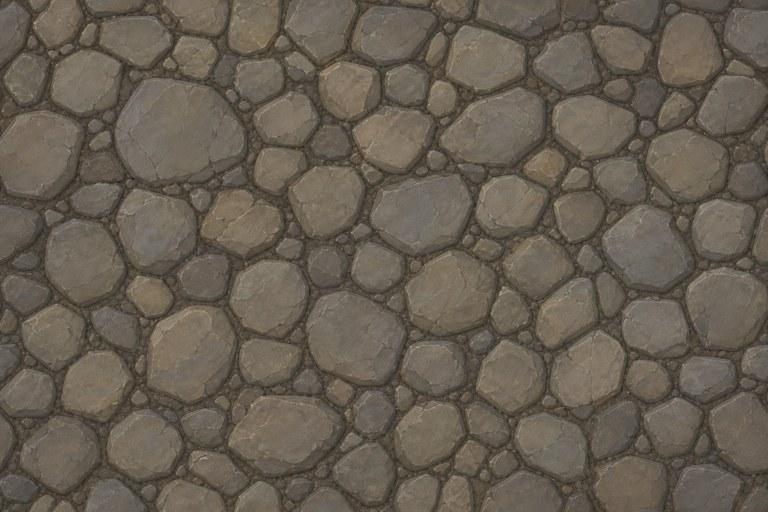
#> input picture images/emberfall/tex/cobblestone.jpg, 768 x 512 px
$ python -i gen-fire-px.py   (imports and definitions only)
#> lines starting #> are read from the running program, lines starting #| are printed output that depends on the picture
"""Pixel-art Fire dungeon + fluid tiles matching the magma golem sheet."""
from pathlib import Path
from PIL import Image

OUT = Path(__file__).resolve().parents[1] / 'images' / 'dungeon'
# [1 line not run here, left out]

# Magma-golem palette: charcoal rock, orange veins, hard pixels.
K = (0, 0, 0, 0)
INK = (22, 16, 14, 255)
ROCK0 = (26, 21, 19, 255)
ROCK1 = (42, 35, 32, 255)
ROCK2 = (58, 48, 43, 255)
ROCK3 = (78, 64, 56, 255)
ASH = (96, 78, 66, 255)
LAVA0 = (122, 28, 8, 255)
LAVA1 = (196, 58, 12, 255)
LAVA2 = (255, 110, 24, 255)
LAVA3 = (255, 188, 64, 255)
METAL0 = (36, 30, 28, 255)
METAL1 = (62, 50, 44, 255)
METAL2 = (92, 74, 58, 255)
METAL3 = (140, 108, 72, 255)
W0 = (10, 28, 36, 255)
W1 = (18, 62, 74, 255)
W2 = (36, 110, 118, 255)
W3 = (120, 196, 196, 255)
W4 = (210, 240, 236, 255)


def new(w, h):
    return Image.new('RGBA', (w, h), K)


def p(im, x, y, c):
    if 0 <= x < im.width and 0 <= y < im.height and c[3]:
        im.putpixel((x, y), c)


# [18 lines left out: functions rect, hline, vline, not called in this run]


def outline(im):
    w, h = im.size
    src = im.copy()
    for y in range(h):
        for x in range(w):
            if src.getpixel((x, y))[3] == 0:
                continue
            for dx, dy in ((-1, 0), (1, 0), (0, -1), (0, 1)):
                nx, ny = x + dx, y + dy
                if nx < 0 or ny < 0 or nx >= w or ny >= h or src.getpixel((nx, ny))[3] == 0:
                    p(im, x, y, INK)
                    break


# [320 lines left out: functions crack, save, lava_surface, lava_body, water_surface, water_body and 16 more, not called in this run]


# [22 lines not run here, left out]

>>> import cv2
>>> picture = cv2.imread('../images/emberfall/tex/cobblestone.jpg', cv2.IMREAD_GRAYSCALE)
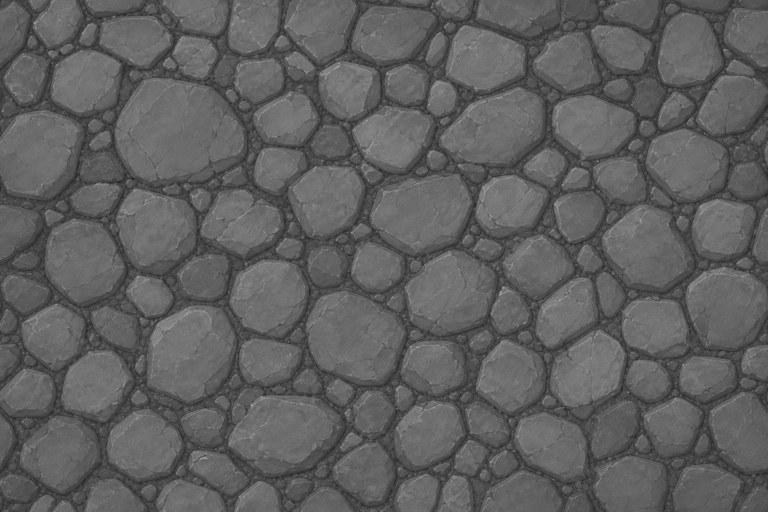
#> picture: shape (512, 768); min 33, max 170, mean 95.4
#> (the run stopped early here; a loop or call above may not have finished)

$ run again, on images/emberfall/tex/grass-dirt.jpg
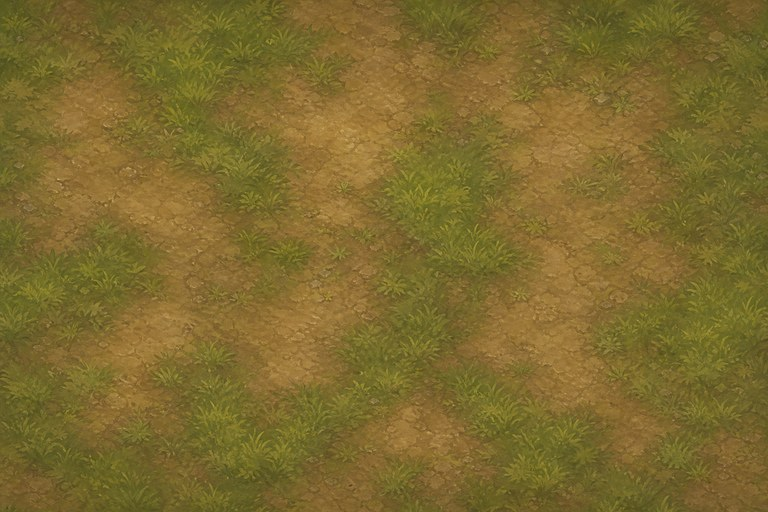
#> input picture images/emberfall/tex/grass-dirt.jpg, 768 x 512 px
#> `picture = cv2.imread('../images/emberfall/tex/cobblestone.jpg', cv2.IM..`:
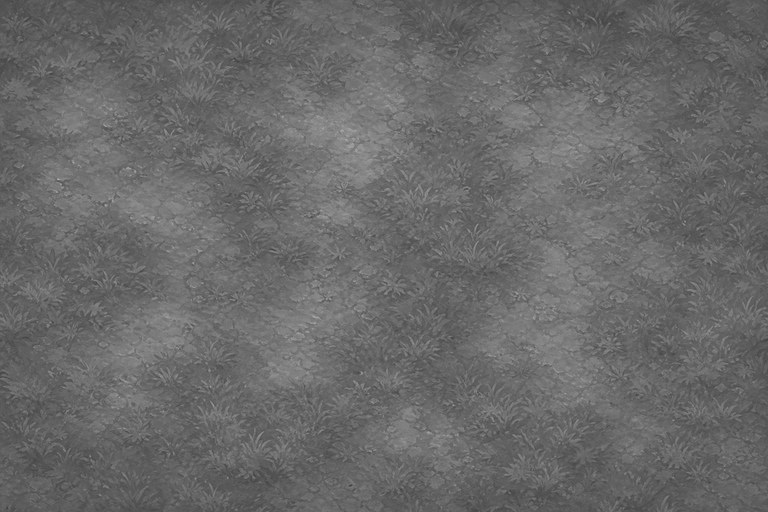
#> picture: shape (512, 768); min 63, max 183, mean 105.1

$ run again, on images/emberfall/tex/roof-red.jpg
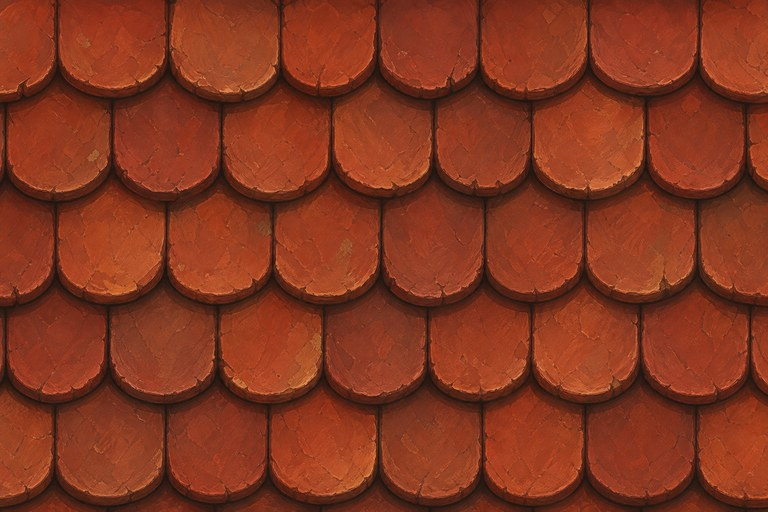
#> input picture images/emberfall/tex/roof-red.jpg, 768 x 512 px
#> `picture = cv2.imread('../images/emberfall/tex/cobblestone.jpg', cv2.IM..`:
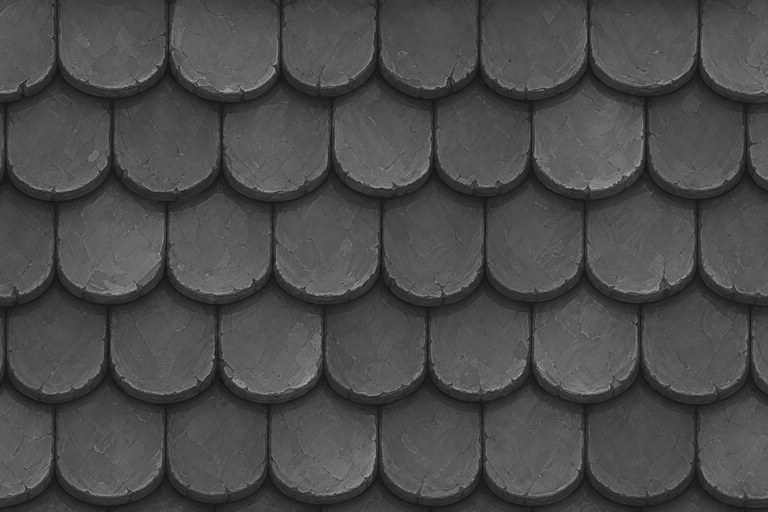
#> picture: shape (512, 768); min 10, max 178, mean 74.6
